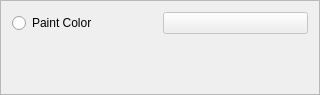
<?xml version="1.0" encoding="UTF-8"?>
<ui version="4.0">
 <class>MeshPaintUI</class>
 <widget class="QFrame" name="MeshPaintUI">
  <property name="geometry">
   <rect>
    <x>0</x>
    <y>0</y>
    <width>320</width>
    <height>95</height>
   </rect>
  </property>
  <property name="windowTitle">
   <string>Frame</string>
  </property>
  <property name="frameShape">
   <enum>QFrame::StyledPanel</enum>
  </property>
  <property name="frameShadow">
   <enum>QFrame::Raised</enum>
  </property>
  <layout class="QHBoxLayout" name="horizontalLayout">
   <item>
    <layout class="QVBoxLayout" name="verticalLayout">
     <property name="bottomMargin">
      <number>0</number>
     </property>
     <item>
      <layout class="QHBoxLayout" name="horizontalLayout_3">
       <item>
        <widget class="QRadioButton" name="paintColor_rb">
         <property name="text">
          <string>Paint Color</string>
         </property>
        </widget>
       </item>
       <item>
        <widget class="QPushButton" name="changeColor_pb">
         <property name="enabled">
          <bool>false</bool>
         </property>
         <property name="text">
          <string/>
         </property>
        </widget>
       </item>
      </layout>
     </item>
     <item>
      <spacer name="verticalSpacer">
       <property name="orientation">
        <enum>Qt::Vertical</enum>
       </property>
       <property name="sizeHint" stdset="0">
        <size>
         <width>20</width>
         <height>40</height>
        </size>
       </property>
      </spacer>
     </item>
    </layout>
   </item>
  </layout>
 </widget>
 <resources/>
 <connections/>
</ui>
